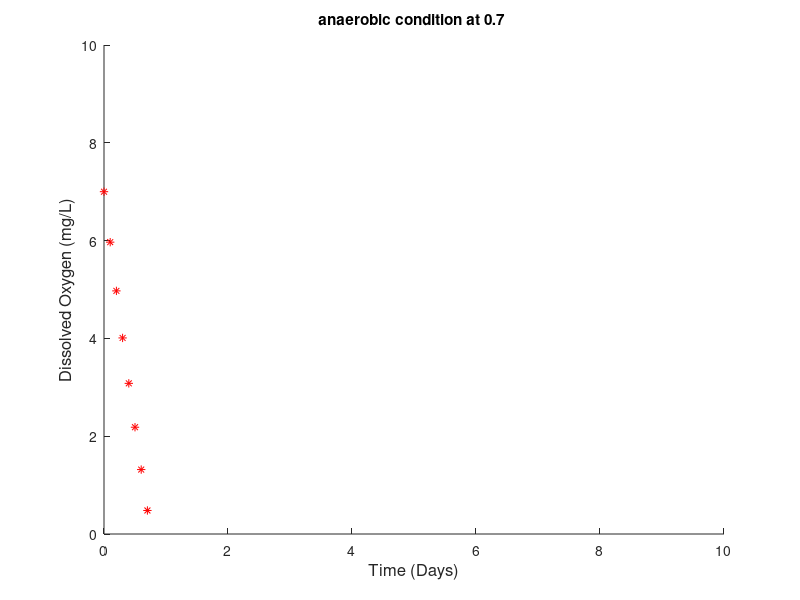

This figure's MATLAB source:
%initialize the set variables in the problem/graph
L0 = 30;
Cs = 8;
C0 = 7;
Kr = 0.35;
Kd = 0.35;
Ka = 0.00001;
k = 0;
checker = true;
anaerobic = true;
drop = false;

%establish figure parameters
figure;
axis([0 10 0 10]);
hold on; 
xlabel('Time (Days)', 'FontSize',12)
ylabel('Dissolved Oxygen (mg/L)', 'FontSize',12)

%plot initial value separately so that it doesn't hinder the for statement
%when Ct must be less than C0
plot (0, C0, 'r*');

%create a counter k
k = 0;

%create time domain of 0 to 10 days, at 0.1 interval (2.4 hours)
for t = 0:0.1:10
    
    %create equation that will be used to extract Ct values at given time t
    Ct = Cs - ((L0*Kd)/(Ka - Kr))*((exp(-Kr*t))- exp(-Ka*t)) - (Cs - C0)*exp(-Ka*t);
    
    %create equation that will be used to calculate a C(t+.1) value in order
    %to compare C(t+.1) and Ct to determine minimum. 
    Ctnext = Cs - ((L0*Kd)/(Ka - Kr))*((exp(-Kr*(t+0.1)))- exp(-Ka*(t+0.1))) - (Cs - C0)*exp(-Ka*(t+0.1));
    
    
    if (anaerobic == true)
        
        %insure that all three "stop" situations are coded for (max
        %duration, anaerobic condition, recovery)
        if ((t <= 10) && (Ct > 0) && (Ct < C0))
            
            %separate counter running 
            k = k + 0.1;
            
            %create equation that will be used to calculate a C(t+1) value in order
            %to compare C(t+1) and Ct to determine minimum. 
            Ct = Cs - ((L0*Kd)/(Ka - Kr))*((exp(-Kr*t))- exp(-Ka*t)) - (Cs - C0)*exp(-Ka*t);
            Ctnext = Cs - ((L0*Kd)/(Ka - Kr))*((exp(-Kr*(t+0.1)))- exp(-Ka*(t+0.1))) - (Cs - C0)*exp(-Ka*(t+0.1));
            disp(Ct)

            
            if (checker == true)
                %create equation that will be used to calculate a C(t+.1) value in order
                %to compare C(k+.1) and Ck to determine minimum. 
                Ck = Cs - ((L0*Kd)/(Ka - Kr))*((exp(-Kr*k))- exp(-Ka*k)) - (Cs - C0)*exp(-Ka*k);
                Cknext = Cs - ((L0*Kd)/(Ka - Kr))*((exp(-Kr*(k+0.1)))- exp(-Ka*(k+0.1))) - (Cs - C0)*exp(-Ka*(k+0.1));
                k = k + 0.1;
                    
                    %figure out if a minimum exists, and if it does, then
                    %stop the counter and use k (after subtracting .2 for
                    %error) to obtain minimum. However, if minimum doesn't
                    %exist, and Ct < 0, then set drop to false which will
                    %output the title of "continues to drop after 10 days"
                    if ((Cknext > Ck) && (k <= 10))
                        checker = false;
                        check = k - 0.1;
                        drop = false;
                        min = Cs - ((L0*Kd)/(Ka - Kr))*((exp(-Kr*check))- exp(-Ka*check)) - (Cs - C0)*exp(-Ka*check);
                    else
                        drop = true;
                    end
            
            end
            
            %plot points along the entire graph
            plot(t, Ct, 'r*')
            disp(t);
            
            %extract important t value
            a = t;
            
            %stop algorithm once it's hit the end of the domain and has not
            %recovered
            if (t == 10) && (Ct<C0)
                anaerobic = false;
                
                %if algorithm doesn't drop past 10 days, then set drop to
                %false and indicate lowest level of oxygen and that full
                %recovery not reached. However, if algorithm continues to
                %drop, output (oxygen level continues to drop after 10.0
                %days"
                if (drop == false)
                        
                        title({['Lowest Oxygen level of ', num2str(min), ' mg/l occurs at ', num2str(check), ' days']; ['Full Recovery not reached after 10 days']})
                else 
                        
                        title('Oxygen level continues to drop after 10.0 days')
                end
                    
            end   
            
        %if Ct hits 0 or crosses zero, then extract "a" value to indicate
        %the anaerobic condition time
        elseif (Ct <= 0)
        
            title(sprintf('anaerobic condition at %.1f \n', a))
            anaerobic = false;
   
        %if Ct is greater than C0, extract "a" value to indicate that a
        %full recovery was made and output min value.
        elseif (Ct > C0)
           
            %stop counters
            anaerobic = false;
            title({['Lowest Oxygen level of ', num2str(min), ' mg/l occurs at ', num2str(check), ' days']; ['Full Recovery reached after ', num2str(a), ' days']})
        end
    end
    
end


hold off;
